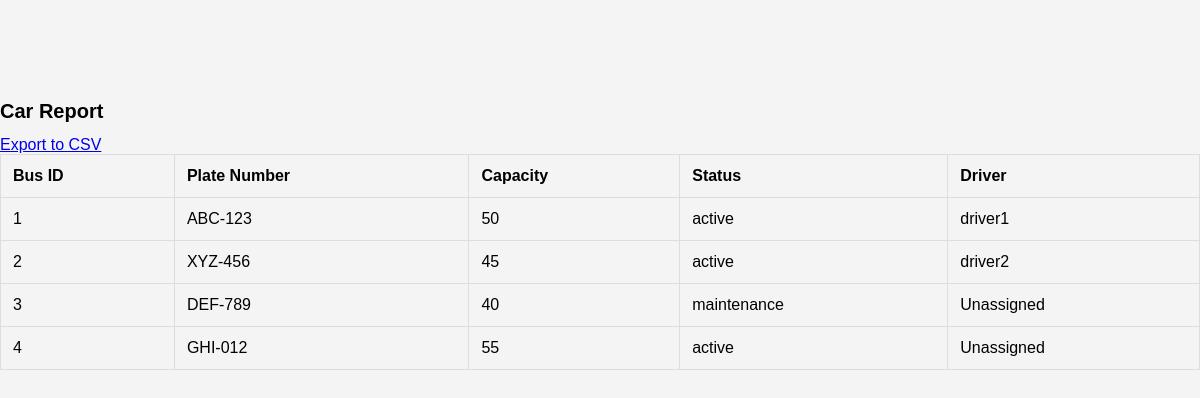
The app's page /view_car_report.php with its own data.
### tables this page shows
CREATE TABLE buses (
    bus_id INT PRIMARY KEY AUTO_INCREMENT,
    plate_number VARCHAR(50) UNIQUE NOT NULL,
    capacity INT NOT NULL,
    status ENUM('active', 'inactive', 'maintenance') DEFAULT 'active',
    driver_id INT,
    created_at TIMESTAMP DEFAULT CURRENT_TIMESTAMP,
    FOREIGN KEY (driver_id) REFERENCES users(user_id) ON DELETE SET NULL
);

CREATE TABLE users (
    user_id INT PRIMARY KEY AUTO_INCREMENT,
    username VARCHAR(255) UNIQUE NOT NULL,
    password VARCHAR(255) NOT NULL,
    role ENUM('admin', 'driver', 'police') NOT NULL,
    created_at TIMESTAMP DEFAULT CURRENT_TIMESTAMP
);

### public/view_car_report.php (the view, shortened to what this page needs)
<?php
$db = new Database();
$conn = $db->connect();
$sql = "
    SELECT b.bus_id, b.plate_number, b.capacity, b.status, u.username AS driver_name
    FROM buses b
    LEFT JOIN users u ON b.driver_id = u.user_id
    ORDER BY b.bus_id ASC
";
$result = $conn->query($sql);
?>
<!DOCTYPE html>
<html>
<head>
    <link rel="stylesheet" href="css/style.css">
</head>
<body>
    <h1 style="margin-top: 100px; font-size: 20px;">Car Report</h1>
    <a href="export_car_counts.php" target="_blank">Export to CSV</a>
    <table border="1" cellpadding="10" cellspacing="0">
        <thead>
            <tr>
                <th>Bus ID</th>
                <th>Plate Number</th>
                <th>Capacity</th>
                <th>Status</th>
                <th>Driver</th>
            </tr>
        </thead>
        <tbody>
            <?php if ($result && $result->num_rows > 0): ?>
                <?php while ($row = $result->fetch_assoc()): ?>
                    <tr>
                        <td><?= htmlspecialchars($row['bus_id']) ?></td>
                        <td><?= htmlspecialchars($row['plate_number']) ?></td>
                        <td><?= htmlspecialchars($row['capacity']) ?></td>
                        <td><?= htmlspecialchars($row['status']) ?></td>
                        <td><?= htmlspecialchars($row['driver_name'] ?? 'Unassigned') ?></td>
                    </tr>
                <?php endwhile; ?>
            <?php else: ?>
                <tr><td colspan="5">No bus records found.</td></tr>
            <?php endif; ?>
        </tbody>
    </table>
</body>
</html>

### public/css/style.css (style rules this page uses)
body { font-family: Arial, sans-serif; background-color: #f4f4f4; margin: 0; padding: 0; }
table { width: 100%; border-collapse: collapse; margin-bottom: 30px; }
table, th, td { border: 1px solid #ddd; }
th, td { padding: 12px; text-align: left; }

### records on screen
buses: bus_id "1", plate_number "ABC-123", capacity "50", status "active", driver.username "driver1"
buses: bus_id "2", plate_number "XYZ-456", capacity "45", status "active", driver.username "driver2"
buses: bus_id "3", plate_number "DEF-789", capacity "40", status "maintenance", driver_name "Unassigned"
buses: bus_id "4", plate_number "GHI-012", capacity "55", status "active", driver_name "Unassigned"
